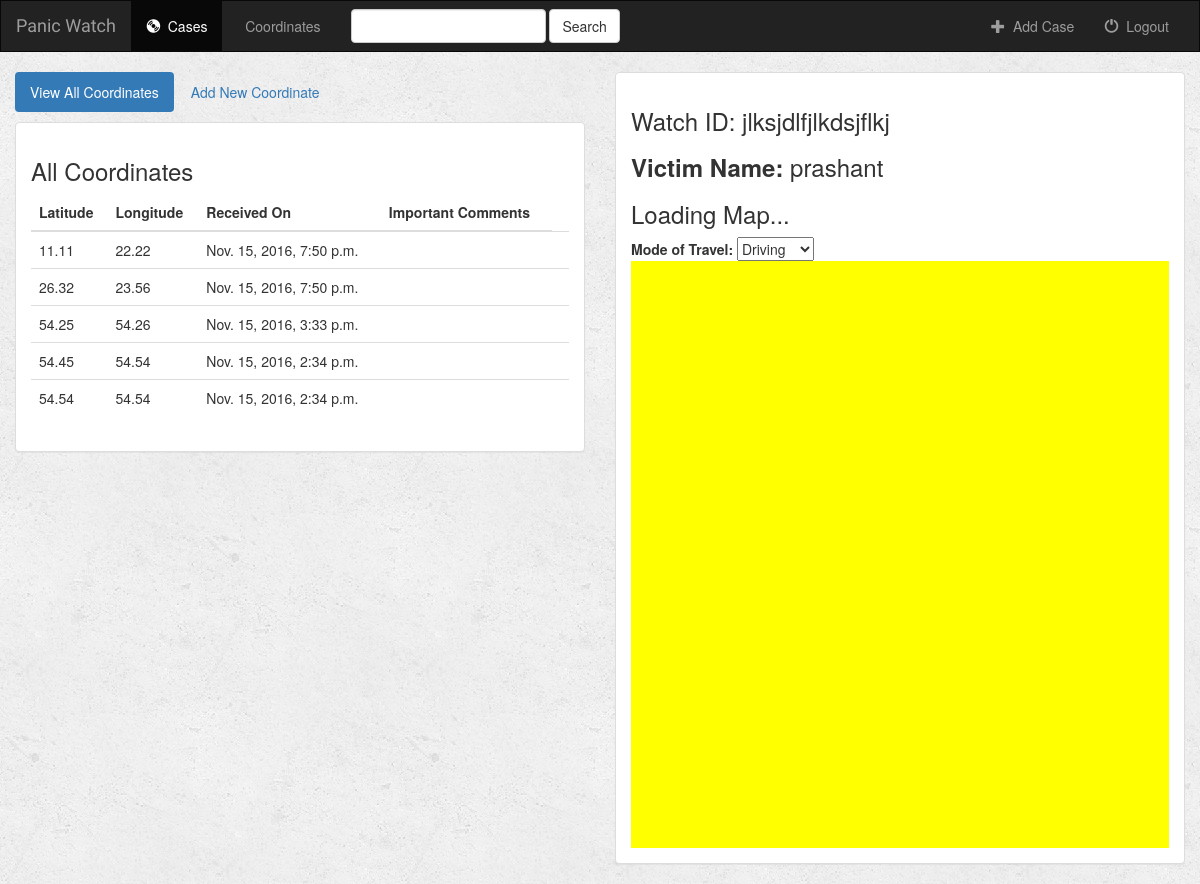
Page /case/2/ (signed in) on the committed database.
### case/models.py (models this page shows)
class Coordinate(models.Model):  # to store coordinates corresponding to a case
    case = models.ForeignKey(Case, on_delete=models.CASCADE)  # case will be a Foreign key for Coordinates
    latitude = models.CharField(max_length=250)
    longitude = models.CharField(max_length=250)
    date_created = models.DateTimeField(default=datetime.datetime.now)
    is_favorite = models.BooleanField(default=False)
    def __str__(self):
        return self.latitude + '-' + self.longitude

class Case(models.Model):  # to store information for a case, primary key being the case id
    user = models.ForeignKey(User, default=1)  # user will be a Foreign key for a case
    watch_id = models.CharField(max_length=250)
    victim_name = models.CharField(max_length=500)
    date_created = models.DateTimeField(default=datetime.datetime.now)
    def __str__(self):
        return self.watch_id + ' - ' + self.victim_name

### case/views.py (the view)
# urls.py: url(r'^(?P<case_id>[0-9]+)/$', views.detail, name='detail'),
def detail(request, case_id):
    if not request.user.is_authenticated():
        return render(request, 'case/login.html')
    else:
        user = request.user
        case = get_object_or_404(Case, pk=case_id)
        coord_arr = case.coordinate_set.all().order_by('-date_created')
        return render(request, 'case/detail.html', {'case': case, 'coord_arr': coord_arr, 'user': user, 'first_coord': coord_arr[0]}) # we need to pass case for watch_id and victim name

### case/templates/case/detail.html (shortened to what this page needs)
{% extends 'case/base.html' %}
{% block cases_active %}active{% endblock %}
{% block body %}
<div class="container-fluid coordinates-container">
    <div class="row">
        <div class="col-md-6">
            <ul class="nav nav-pills" style="margin-bottom: 10px;">
                <li role="presentation" class="active"><a href="{% url 'case:detail' case.id %}">View All Coordinates</a></li>
                <li role="presentation"><a href="{% url 'case:create_coordinate' case.id %}">Add New Coordinate</a></li>
            </ul>
            <div class="panel panel-default">
                <div class="panel-body">
                    <h3>All Coordinates</h3>
                    <table class="table">
                        <thead>
                        <tr>
                            <th>Latitude</th>
                            <th>Longitude</th>
                            <th>Received On</th>
                            <th>Important Comments</th>
                        </tr>
                        </thead>
                        <tbody>
                        {% for coord_ in coord_arr %}
                            <tr>
                                <td>{{ coord_.latitude }}</td>
                                <td>{{ coord_.longitude }}</td>
                                <td>{{ coord_.date_created }}</td>
                                <td>
                                </td>
                                <td>
                                </td>
                            </tr>
                        {% endfor %}
                        </tbody>
                    </table>
                </div>
            </div>
        </div>
        <div class="col-md-6">
            <div class="panel panel-default">
                <div class="panel-body">
                    <h3>
                        Watch ID: {{ case.watch_id }} <br>
                    </h3>
                    <h3>
                        <b>Victim Name: </b>{{ case.victim_name }}
                    </h3>
                    <h3>Loading Map...</h3>
                    {% include 'case/map.html' %}
                </div>
            </div>
        </div>
    </div>
</div>
{% endblock %}

### case/static/cases/style.css (style rules this page uses)
body { background: white url("images/background.png"); }

### rows in the picture
Coordinate: latitude "11.11", longitude "22.22", date_created "Nov. 15, 2016, 7:50 p.m."
Coordinate: latitude "26.32", longitude "23.56", date_created "Nov. 15, 2016, 7:50 p.m."
Coordinate: latitude "54.25", longitude "54.26", date_created "Nov. 15, 2016, 3:33 p.m."
Coordinate: latitude "54.45", longitude "54.54", date_created "Nov. 15, 2016, 2:34 p.m."
Coordinate: latitude "54.54", longitude "54.54", date_created "Nov. 15, 2016, 2:34 p.m."
Case: watch_id "jlksjdlfjlkdsjflkj", victim_name "prashant"
